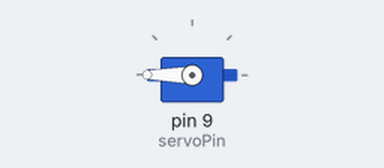
Recording of a sketch running on a simulated Arduino Uno, built with avr-gcc and run on an emulated ATmega328P. On the bench: servo.

Above: at 0.15 s.
Timing chart, 0 to 1.6 s (numbered marks = the images above):
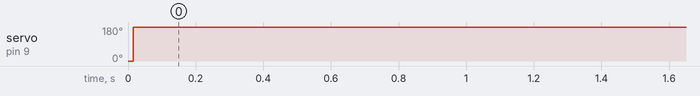

Measured:
- by itself, servo on pin 9 (servoPin): 0° → 180° at 0.02 s

The sketch:

Servo.ino
```cpp
#include <Servo.h>

#define servoPin  9

Servo myServo;                   // create object called myServo

void setup()
{
    myServo.attach(servoPin);    // pin declaration (like pinMode)
}

void loop()
{
  myServo.write(0);              // tell the servo to go to angle 0
  delay(15);                     // wait 15 ms

  myServo.write(180);            // tell the servo to go to angle 180
  delay(15);                     // wait 15 ms
}
```
